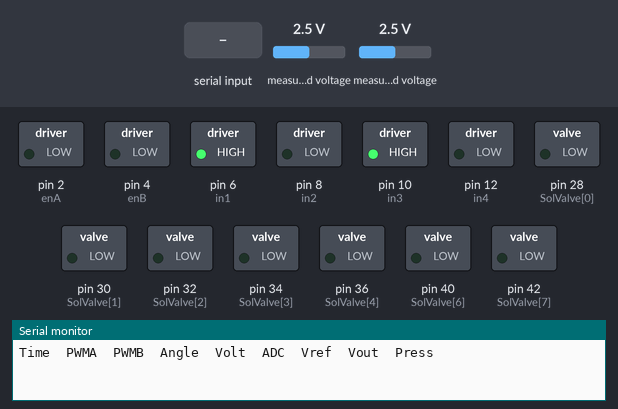
Bench run of a sketch on a simulated Arduino Mega 2560, built with avr-gcc and run on an emulated ATmega2560. Shown: switched loads named in the sketch (green lamp = pin HIGH), the last lines printed to the serial monitor. The inputs (shaded band) are chosen by the test bench; at power-on: measured voltage 2.5 V.

Above: at 1.2 s.
1.3 s: "90,45\n" received over Serial
At 2.5 s:
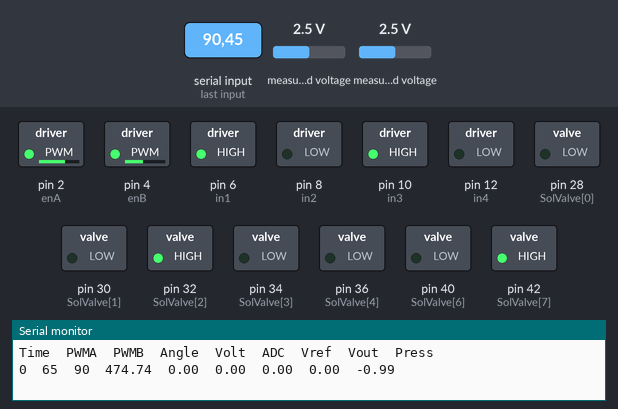
2.8 s: "2\n" received over Serial
At 3.9 s:
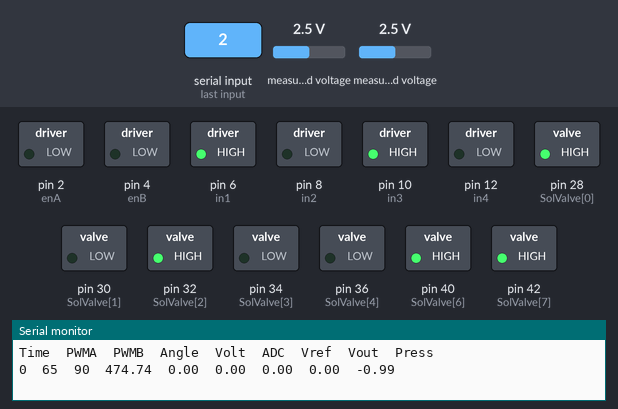
4.3 s: "3\n" received over Serial
At 5.0 s:
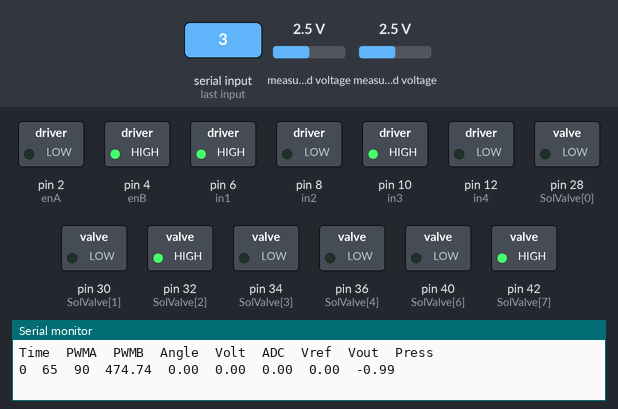
5.8 s: "90\n" received over Serial
At 7.1 s:
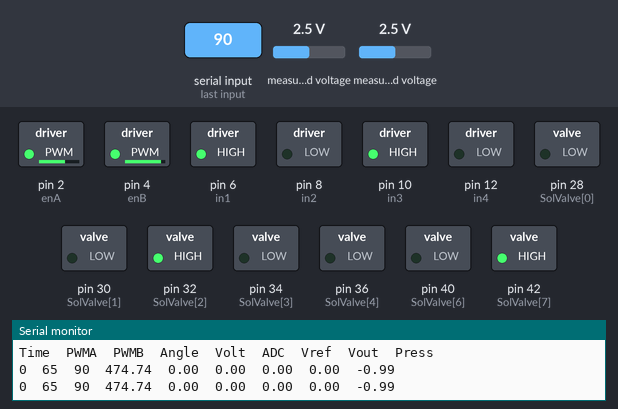
Timing chart, 0 to 8.3 s (numbered marks = the images above; inputs shaded):
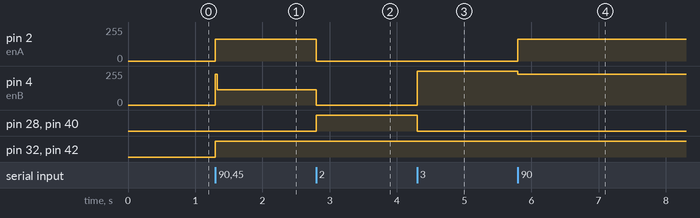

Measured:
- after the input at 1.3 s, pin 2 (enA): 0/255 → 165/255 at once; pin 4 (enB): 0/255 → 114/255 at once; pin 32 (SolValve[2]), pin 42 (SolValve[7]): LOW → HIGH at once
- after the input at 2.8 s, pin 2 (enA): 165/255 → 0/255 at once; pin 4 (enB): 114/255 → 0/255 at once; pin 28 (SolValve[0]), pin 40 (SolValve[6]): LOW → HIGH at once
- after the input at 4.3 s, pin 4 (enB): 0/255 → 255/255 at once; pin 28 (SolValve[0]), pin 40 (SolValve[6]): HIGH → LOW at once
- after the input at 5.8 s, pin 2 (enA): 0/255 → 165/255 at once; pin 4 (enB): 255/255 → 229/255 at once

The sketch:

data_logging_vacuum_val.ino
```cpp
// Solenoid valve port assignment
#include "ADS1X15.h"
int SolValve[8] = {28, 30, 32, 34, 36, 38, 40, 42};

// Set motor terminals
int enA = 2;
int enB = 4;

int in1 = 6;
int in2 = 8;

int in3 = 10;
int in4 = 12;

//ADS Addressing
ADS1115 ADS(0x48); // ADS1
ADS1115 ADS2(0x49); // ADS2
ADS1115 ADSFR(0x4B); // Flex right

double Pressure[5];

float dFlexROut[4];
float vFlexROut[4];
float flexR[4];
float angleR[4];

int serial = 0;
int pwm = 0;
int action = 0;
bool start = false;

unsigned long Time, StartTime, LastTime;
unsigned long TimeSampling = 40, DeltaTime;
unsigned long StartTime1, LastTime1;

unsigned long TimeDuration1 = 15000;
unsigned long TimeDuration2 = 30000;
unsigned long TimeDuration3 = 45000;
unsigned long TimeDuration4 = 60000;
unsigned long TimeDuration5 = 75000;
unsigned long TimeDuration6 = 90000;

unsigned int pwmA = 0;
unsigned int pwmB = 0;

void read_pressure(){
  ADS2.setGain(0);

  float dPressOut3 = ADS2.readADC(0);
  float dPressOutRef = ADS2.readADC(2);

  float Vs = 4.7; // Input Voltage

  float f4 = ADS2.toVoltage(1);

  float vPressOut3 = dPressOut3 * f4;
  float vPressRef = dPressOutRef * f4;

  float PressureRef = (vPressRef/Vs - 0.04)/0.0012858;
  Pressure[3] = (vPressOut3/Vs - 0.04)/0.0012858 - PressureRef - 0.99; // index

  Serial.print(vPressRef);
  Serial.print("\t");
  Serial.print(vPressOut3);
  Serial.print("\t");
  Serial.print(Pressure[3]);
  Serial.println();
}

void read_flex(){
  // Read ADC 0 = index finger, 3 = pinky finger
  dFlexROut[0] = ADSFR.readADC(0);

  float f_flex = ADSFR.toVoltage(1);

  //calibrate flex sensor
  const float R_DIV = 10000.0;
  const float STRAIGHT_RESISTANCE = 13070; //14366;//13070.0;
  const float BEND_RESISTANCE = 33000.0;
  const float VCC = 5;

  vFlexROut[0] = dFlexROut[0] * f_flex;

  flexR[0] = R_DIV * (VCC / vFlexROut[0] - 1.0);

//  angleR[0] = map(flexR[0], STRAIGHT_RESISTANCE, BEND_RESISTANCE,0, 90.0);
//  angleR[0] = -299.58*vFlexROut[0]+692.51;

  angleR[0] = (vFlexROut[0]-2.255)*180.0/(1.4-2.255);
  Serial.print(angleR[0]); Serial.print('\t'); //angle
//  Serial.print(flexR[0]); Serial.print('\t');  //Resistance
  Serial.print(vFlexROut[0]); Serial.print('\t'); //volt
  Serial.print(dFlexROut[0]); Serial.print('\t'); //ADC
}

void print_header() {
  Serial.println("Time\tPWMA\tPWMB\tAngle\tVolt\tADC\tVref\tVout\tPress");
}


void setup() {
  // put your setup code here, to run once:
  Serial.begin(115200);

  // Start ADS
  Wire.begin();
  ADS.begin();
  ADS2.begin();
  ADSFR.begin();

  //Set motor pin modes
  pinMode(enA, OUTPUT); //pressure
  pinMode(enB, OUTPUT); //depressure
  pinMode(in1, OUTPUT);
  pinMode(in2, OUTPUT);
  pinMode(in3, OUTPUT);
  pinMode(in4, OUTPUT);

  // Set initial motor state
  digitalWrite(in1, HIGH);
  digitalWrite(in2, LOW);
  digitalWrite(in3, HIGH);
  digitalWrite(in4, LOW);

  // Set solenoid pin modes, normally closed (open = high)
  pinMode(SolValve[0], OUTPUT); // exhaust
  pinMode(SolValve[1], OUTPUT); // thumb
  pinMode(SolValve[2], OUTPUT); // index
  pinMode(SolValve[3], OUTPUT); // middle
  pinMode(SolValve[4], OUTPUT); // ring
  //pinMode(SolValve[5], OUTPUT); // pinky
  pinMode(SolValve[6], OUTPUT); // pressurise
  pinMode(SolValve[7], OUTPUT); // depressurise

  digitalWrite(SolValve[0], LOW);
  digitalWrite(SolValve[1], LOW);
  digitalWrite(SolValve[2], LOW);
  digitalWrite(SolValve[3], LOW);
  digitalWrite(SolValve[4], LOW);
  //digitalWrite(SolValve[5], LOW);
  digitalWrite(SolValve[6], LOW);
  digitalWrite(SolValve[7], LOW);

  StartTime = millis();
  LastTime = StartTime;

  print_header();
}

void loop() {
  Time = millis();
  LastTime1 = Time;

  if (Serial.available()) {
    serial = Serial.parseInt();
    if (serial <= 5){
      action = serial;
      start = false;
    }
    else{
      action = 0;
      pwm = serial;
      StartTime1 = Time;
      start = true;
    }
  }
  if (action == 1){
    pwmA = 0;
    pwmB = 0;
    analogWrite(enA, pwmA);
    analogWrite(enB, pwmB);
    digitalWrite(SolValve[0], LOW);
    digitalWrite(SolValve[2], LOW);
    digitalWrite(SolValve[6], LOW);
    digitalWrite(SolValve[7], LOW);
  }
  if (action == 2){
    pwmA = 0;
    pwmB = 0;
    analogWrite(enA, pwmA);
    analogWrite(enB, pwmB);
    digitalWrite(SolValve[0], HIGH);
    digitalWrite(SolValve[2], HIGH);
    digitalWrite(SolValve[6], HIGH);
    digitalWrite(SolValve[7], HIGH);
  }
  if (action == 3){
    pwmA = 0;
    pwmB = (int) 255*100/100;
    analogWrite(enA, pwmA);
    analogWrite(enB, pwmB);
    digitalWrite(SolValve[0], LOW);
    digitalWrite(SolValve[2], HIGH);
    digitalWrite(SolValve[6], LOW);
    digitalWrite(SolValve[7], HIGH);
  }
  if (action == 4){
    pwmA = 0;
    pwmB = (int) 255*90/100;
    analogWrite(enA, pwmA);
    analogWrite(enB, pwmB);
    digitalWrite(SolValve[0], LOW);
    digitalWrite(SolValve[2], HIGH);
    digitalWrite(SolValve[6], LOW);
    digitalWrite(SolValve[7], HIGH);
  }
  if (action == 5){
    pwmA = 0;
    pwmB = (int) 255*80/100;
    analogWrite(enA, pwmA);
    analogWrite(enB, pwmB);
    digitalWrite(SolValve[0], LOW);
    digitalWrite(SolValve[2], HIGH);
    digitalWrite(SolValve[6], LOW);
    digitalWrite(SolValve[7], HIGH);
  }

  if (LastTime1 - StartTime1  < TimeDuration1 and start == true) {
    pwmA = (int) 255*65/100;
    pwmB = (int) 255*pwm/100;
    analogWrite(enA, pwmA);
    analogWrite(enB, pwmB);
    digitalWrite(SolValve[0], LOW);
    digitalWrite(SolValve[2], HIGH);
    digitalWrite(SolValve[6], LOW);
    digitalWrite(SolValve[7], HIGH);
  }
  else if (LastTime1 - StartTime1  < TimeDuration2 and start == true) {
    pwmA = (int) 255*85/100;
    pwmB = (int) 255*pwm/100;
    analogWrite(enA, pwmA);
    analogWrite(enB, pwmB);
    digitalWrite(SolValve[0], LOW);
    digitalWrite(SolValve[2], HIGH);
    digitalWrite(SolValve[6], LOW);
    digitalWrite(SolValve[7], HIGH);
  }
  else if (LastTime1 - StartTime1 < TimeDuration3 and start == true) {
    pwmA = (int) 255*55/100;
    pwmB = (int) 255*pwm/100;
    analogWrite(enA, pwmA);
    analogWrite(enB, pwmB);
    digitalWrite(SolValve[0], LOW);
    digitalWrite(SolValve[2], HIGH);
    digitalWrite(SolValve[6], LOW);
    digitalWrite(SolValve[7], HIGH);
  }
  else if (LastTime1 - StartTime1  < TimeDuration4 and start == true) {
    pwmA = (int) 255*75/100;
    pwmB = (int) 255*pwm/100;
    analogWrite(enA, pwmA);
    analogWrite(enB, pwmB);
    digitalWrite(SolValve[0], LOW);
    digitalWrite(SolValve[2], HIGH);
    digitalWrite(SolValve[6], LOW);
    digitalWrite(SolValve[7], HIGH);
  }
  else if (LastTime1 - StartTime1 < TimeDuration5 and start == true) {
    pwmA = (int) 255*95/100;
    pwmB = (int) 255*pwm/100;
    analogWrite(enA, pwmA);
    analogWrite(enB, pwmB);
    digitalWrite(SolValve[0], LOW);
    digitalWrite(SolValve[2], HIGH);
    digitalWrite(SolValve[6], LOW);
    digitalWrite(SolValve[7], HIGH);
  }
  else if (LastTime1 - StartTime1  < TimeDuration6 and start == true) {
    pwmA = 0;
    pwmB = (int) 255*pwm/100;
    analogWrite(enA, pwmA);
    analogWrite(enB, pwmB);
    digitalWrite(SolValve[0], LOW);
    digitalWrite(SolValve[2], HIGH);
    digitalWrite(SolValve[6], LOW);
    digitalWrite(SolValve[7], HIGH);
  }

  else if (LastTime1 - StartTime1  > TimeDuration6 and start == true) {
    start = false;
  }

  if (Time - LastTime >= TimeSampling and start == true) {
    DeltaTime = Time - LastTime;
    LastTime = Time;
    Serial.print(LastTime1 - StartTime1);
    Serial.print("\t");
    Serial.print((int) (100*pwmA/255.0+0.5));
    Serial.print("\t");
    Serial.print((int) (100*pwmB/255.0+0.5));
    Serial.print("\t");
    read_flex();
    read_pressure();
  }
}
```
